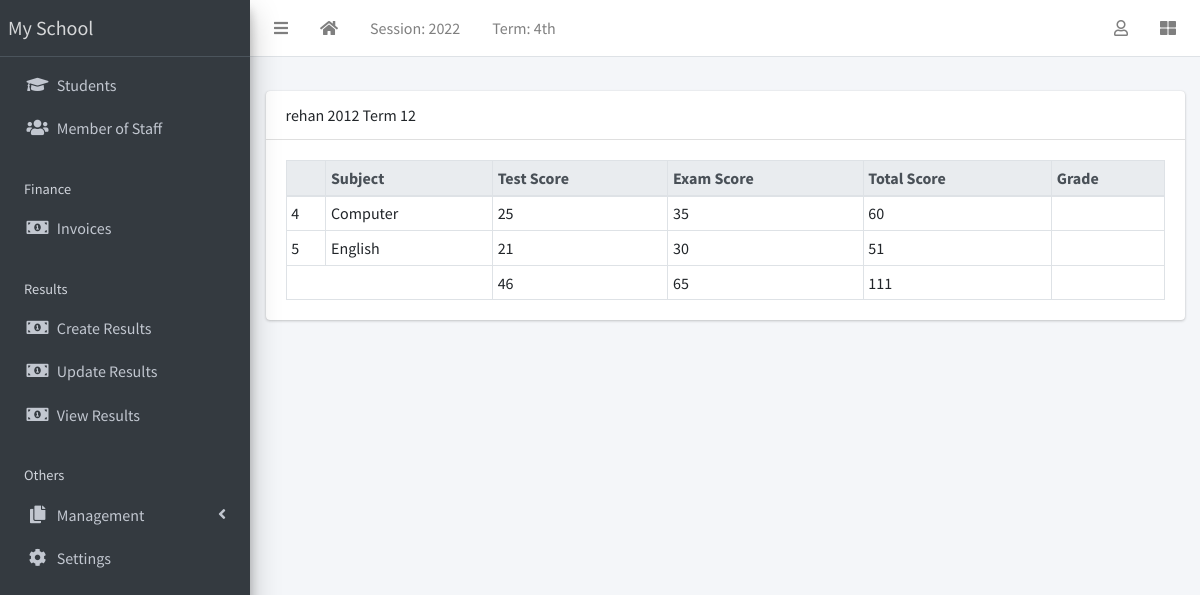
The page /appURL/viewresult/ on the database its author committed.
### schoolapp/models.py (models this page shows)
class CreateResult(models.Model):
    studentnameCR = models.ForeignKey(Student, on_delete=models.CASCADE, related_name="stuCR")
    sessionnameCR = models.ForeignKey(CurrentSession, on_delete=models.CASCADE, related_name="sessionCR")
    termnameCR = models.ForeignKey(CurrentTerm, on_delete=models.CASCADE, related_name="termCR")

class Student(models.Model):
    statuschoice = [
        ('Active','Active'),
        ('Inactive','Inactive'),
    ]
    genders = [
        ('Male','Male'),
        ('Female','Female'),
    ]
    id = models.AutoField(primary_key=True)
    status = models.CharField(max_length=100,choices=statuschoice,default='Active')
    registeration_number = models.CharField(max_length=1200,unique=True)
    first_name = models.CharField(max_length=500)
    sur_name = models.CharField(max_length=500)
    other_name = models.CharField(max_length=500, blank=True,null=True)
    gender = models.CharField(max_length=300,choices=genders,default='Male')
    date_of_birth = models.DateField()
    classnameS = models.ForeignKey(Class, on_delete=models.CASCADE, related_name="classS")
    date_of_addmission = models.DateField()
    mobile_no = models.IntegerField(null=True, blank=True,unique=True)
    address = models.TextField(null=True, blank=True)
    others = models.TextField(null=True, blank=True)
    passport = models.ImageField(upload_to='home/images',null=True, blank=True)
    def __str__(self):
        return self.first_name

class CurrentSession(models.Model):
    sessionname = models.CharField(max_length=400)
    def __str__(self):
        return self.sessionname

class CurrentTerm(models.Model):
    termname = models.CharField(max_length=400)
    def __str__(self):
        return self.termname

class StudentSubject(models.Model):
    subjectCR = models.ForeignKey(Subject, on_delete=models.CASCADE, related_name="studentsubject")
    test_score = models.IntegerField(null=True, blank=True)
    exem_score = models.IntegerField(null=True, blank=True)
    resultFK = models.ForeignKey(CreateResult, on_delete=models.CASCADE, related_name="studentresult")

class Subject(models.Model):
    subjectname = models.CharField(max_length=400)
    def __str__(self):
        return self.subjectname

### schoolapp/views.py (the view)
# urls.py: path('viewresult/', views.ViewResult,name="viewresult"),
def ViewResult(request):
    result = CreateResult.objects.all().annotate(total=Sum('studentresult__test_score'),totals=Sum('studentresult__exem_score'))
    return render(request,"schoolapp/viewresult.html",{'result':result})

### schoolapp/templatetags/customtag.py (called while the page is built)
@register.filter
def add(value, arg):
    return value + arg

### schoolapp/templates/schoolapp/viewresult.html (shortened to what this page needs)
{% extends 'base.html' %}
{% block body %}
{% load customtag %}
<div class="content-wrapper">
      <section class="content-header">
      </section>
      <section class="content">
        <div class="container-fluid">
          <div class="row">
            <div class="col-md-12">
              {% for res in result %}
    <div class="card">
      <div class="card-header">
        {{res.studentnameCR}} {{res.sessionnameCR}}  {{res.termnameCR}}
      </div>
      <div class="card-body">
        <table class="table table-bordered table-sm">
          <thead class="thead-light">
            <tr>
              <th></th>
              <th>Subject</th>
              <th>Test Score</th>
              <th>Exam Score</th>
              <th>Total Score</th>
              <th>Grade</th>
            </tr>
          </thead>
          <tbody>
            {% for r in res.studentresult.all %}
              <tr>
                <td>{{r.id}}</td>
                <td>{{r.subjectCR}}</td>
                <td>{{r.test_score}}</td>
                <td>{{r.exem_score}}</td>
                <td>{{r.test_score|add:r.exem_score}}</td>
                <td></td>
              </tr>
            {% endfor %}
          </tbody>
          <tfoot>
            <tr>
              <td colspan="2"></td>
              <td>{{res.total}}</td>
              <td>{{res.totals}}</td>
              <td>{{res.total|add:res.totals}}</td>
              <td></td>
            </tr>
          </tfoot>
        </table> </div></div>
        {% endfor %}
      </div>
          </div>
        </div>
      </section>
    </div>
    {% endblock body %}

### rows shown on the page
CreateResult: studentnameCR "rehan", sessionnameCR "2012", termnameCR "Term 12", total "46", totals "65", total|add "111"
StudentSubject: id "4", subjectCR "Computer", test_score "25", exem_score "35", test_score|add "60"
StudentSubject: id "5", subjectCR "English", test_score "21", exem_score "30", test_score|add "51"
